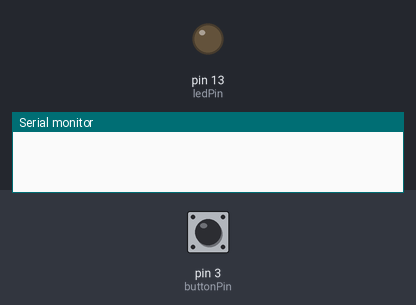
Simulated run of this sketch. Board: Arduino Uno, built with avr-gcc and run on an emulated ATmega328P. Parts: output pins drawn as LEDs (lit = HIGH), the last lines printed to the serial monitor. Inputs (shaded band) come from the test bench; at power-on: pin 3 (buttonPin) HIGH.

Above: at 1.2 s.
1.3 s: pin 3 (buttonPin) pulled LOW for 0.15 s
At 1.7 s:
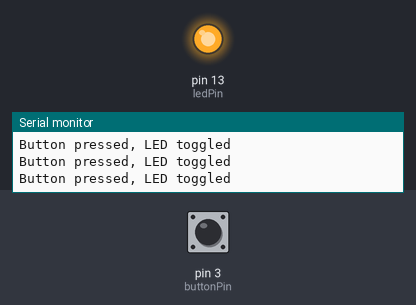
Timing chart, 0 to 4.5 s (numbered marks = the images above; inputs shaded):
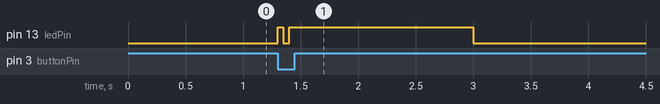

The sketch:

taskm1t2.ino
```cpp
const int ledPin = 13;
const int pirPin = 7;
const int buttonPin = 3;

int ledState = LOW;
unsigned long lastDebounceTime = 0;
const int debounceDelay = 50;
const long ledDuration = 3000; // Adjust if needed
unsigned long motionStartTime = 0;

bool motionDetected = false; // Flag to track motion state

void setup() {
  pinMode(ledPin, OUTPUT);
  pinMode(pirPin, INPUT);
  pinMode(buttonPin, INPUT_PULLUP);
  attachInterrupt(digitalPinToInterrupt(pirPin), PIR_motionDetected, RISING);
  Serial.begin(9600);
}

void loop() {
  checkButton();
  updateLED();
}

void checkButton() {
  int buttonState = digitalRead(buttonPin);

  if (buttonState == LOW && millis() - lastDebounceTime > debounceDelay) {
    ledState = !ledState;
    digitalWrite(ledPin, ledState);
    Serial.println("Button pressed, LED toggled");
    lastDebounceTime = millis();
  }
}

void updateLED() {
  if (motionDetected) {
    digitalWrite(ledPin, HIGH); // Keep LED on while motion is detected
  } else {
    if (ledState == HIGH && millis() - motionStartTime >= ledDuration) {
      ledState = LOW;
      digitalWrite(ledPin, ledState);
      Serial.println("LED turned off");
    }
  }
}

void PIR_motionDetected() {
  digitalWrite(ledPin, HIGH);
  Serial.println("Motion detected!");
  motionStartTime = millis();
  motionDetected = true; // Set flag to indicate motion
}
```

Measured:
- after the input at 1.3 s, pin 13 (ledPin): LOW → HIGH at once, → LOW 0.05 s later, → HIGH 0.05 s later, → LOW 1.6 s later
